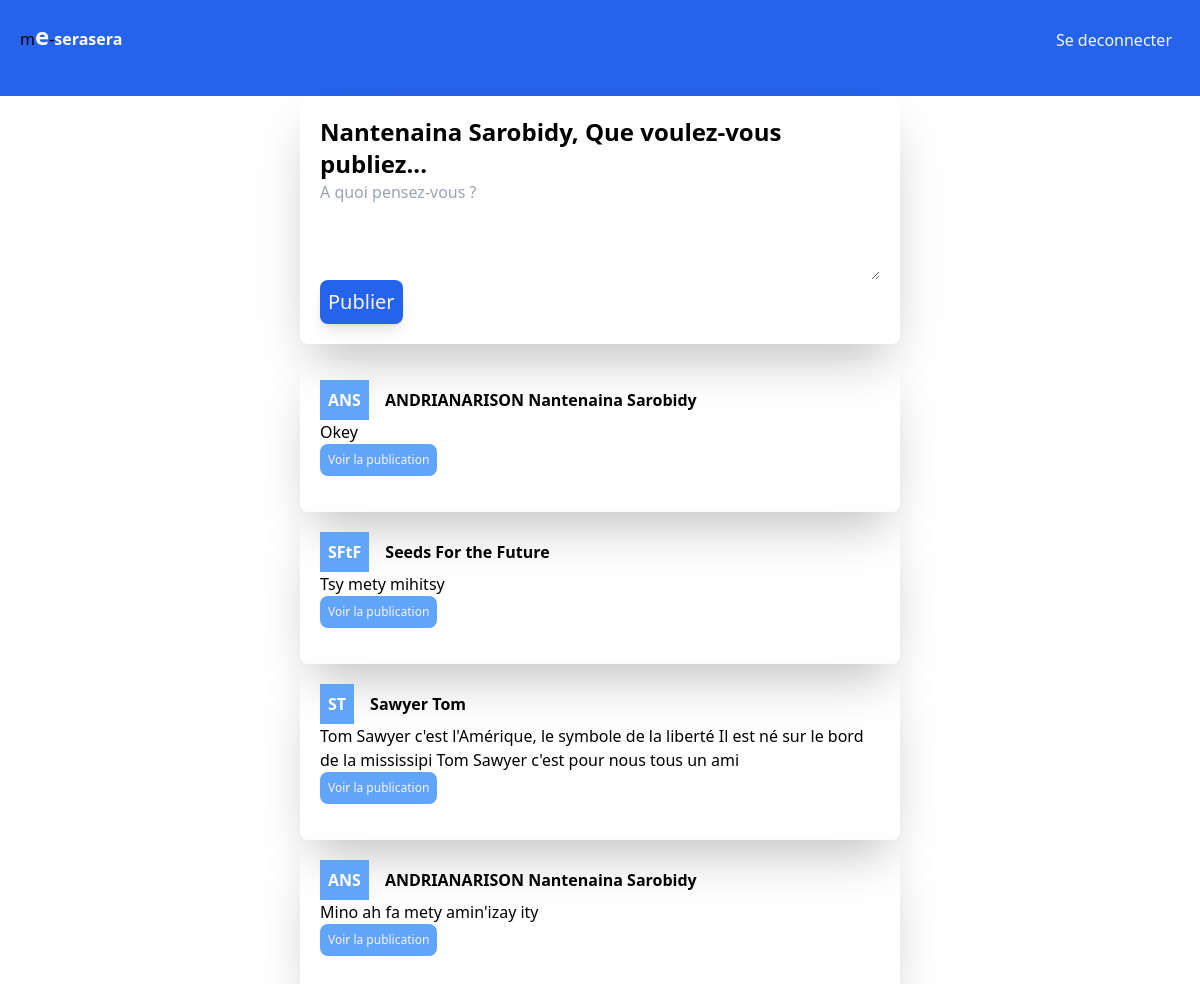
The page /src/Views/posts/list.php (signed in) on the database its author committed.
### tables this page shows
CREATE TABLE `posts` (
  `id_post` int NOT NULL AUTO_INCREMENT,
  `id_account` int NOT NULL,
  `content` text NOT NULL,
  `date_heure` timestamp NULL DEFAULT CURRENT_TIMESTAMP,
  PRIMARY KEY (`id_post`),
  KEY `fk_post` (`id_account`),
  CONSTRAINT `fk_post` FOREIGN KEY (`id_account`) REFERENCES `account` (`id`)
);

CREATE TABLE `account` (
  `id` int NOT NULL AUTO_INCREMENT,
  `nom` varchar(50) NOT NULL,
  `prenom` varchar(50) NOT NULL,
  `email` varchar(50) NOT NULL,
  `mdp` text,
  PRIMARY KEY (`id`)
);

### src/Controllers/PostController.php (called while the page is built, shortened)
<?php
include_once __DIR__.'/../Models/Post.php';
class PostController {
    private $post;
    public function __construct($db) {
        $this->post = new Post($db);
    }
    public function getAllPosts() {
        return $this->post->getAll();
    }
}

### src/Models/Post.php (called while the page is built)
<?php
include_once(__DIR__.'/./Card.php');
class Post extends Card {
    public function __construct($db) {
        $this->conn = $db;
        $this->table_name = "posts";
        $this->id='id_post';
    }
}

### src/Models/Card.php (called while the page is built, shortened)
<?php
class Card
{
    protected $conn;
    protected $table_name ;
    protected $id;
    public function getAll()
    {
        $sql = "SELECT " . $this->table_name . ".*, account.nom, account.prenom FROM " . $this->table_name . ' JOIN account ON account.id =' . $this->table_name . '.id_account ORDER BY '.$this->id .' DESC';
        $result = $this->conn->query($sql);
        $data = $result->fetchAll();
        return $data;
    }
}
?>

### src/Models/Account.php (called while the page is built, shortened)
<?php
class Account {
    public function getInitials($firstName, $lastName){
        $name= $firstName ." ". $lastName;
        $initial=[];
        $values= explode(" ", $name);
        foreach($values as $value){
            if(!empty($value)){
                array_push($initial, $value[0]);
            }
        }
        $initialName=implode("", $initial);
        return $initialName;
    }
}
?>

### src/Views/posts/list.php (the view, shortened to what this page needs)
<?php
include_once(__DIR__ . '/../../Controllers/PostController.php');
include(__DIR__ . '/../layouts/header.php');
include(__DIR__ . '/create.php');
$database = new Database();
$db = $database->getConnection();
$postController = new PostController($db);
$posts = $postController->getAllPosts();
$account= new Account($db);
?>
<!DOCTYPE html>
<html lang="fr">
<head>
    <link rel="stylesheet" href="../../../output.css">
</head>
<body>
    <div class="flex flex-col justify-center items-center">
        <?php if (isset($posts)) {
            foreach ($posts as $post) { ?>
                <div class="flex flex-col shadow-2xl border-black p-5 w-1/2  rounded-lg !bg-[#f2f8fc] ">
                    <div class="flex gap-4 h-max items-center">
                        <div class=" !w-20 !h-20 p-2 font-bold !text-white !bg-blue-400"><div><?php echo $account->getInitials($post['nom'], $post['prenom']) ?></div></div>
                        <p class="font-bold"> <?php echo $post['nom'] . ' ' . $post['prenom'] ?> </p>
                    </div>
                    <div class="h-50 overflow-y-hidden">
                        <p class="!font-light  w-full "> <?php echo $post['content'] ?> </p>
                    </div>
                    <div>
                        <form action="../posts/viewPost.php" method="post">
                            <button type="submit" class="!bg-blue-400 text-[#fcf2f8] p-2 text-xs rounded-lg">Voir la publication</button>
                        </form>
                    </div>
                </div>
        <?php    }
        }
        ?>
    </div>
</body>
</html>

### rows shown on the page
posts: id_account.prenom "ANS", id_account.nom "ANDRIANARISON", id_account.prenom "Nantenaina Sarobidy", content "Okey"
posts: id_account.prenom "SFtF", id_account.nom "Seeds", id_account.prenom "For the Future", content "Tsy mety mihitsy"
posts: id_account.prenom "ST", id_account.nom "Sawyer", id_account.prenom "Tom", content "Tom Sawyer c'est l'Amérique, le symbole de la liberté Il est né sur le bord de la mississipi Tom Sawyer c'est pour nous tous un ami"
posts: id_account.prenom "ANS", id_account.nom "ANDRIANARISON", id_account.prenom "Nantenaina Sarobidy", content "Mino ah fa mety amin'izay ity"

### other values the page prints
$_SESSION['firstName'] "Nantenaina Sarobidy"
